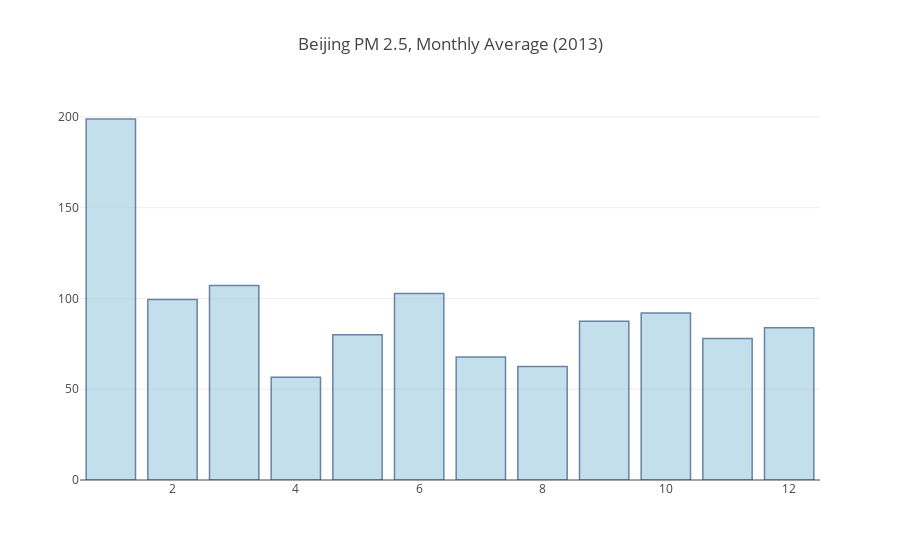

The notebook cell saved with this chart:
### Code cell
pm_bar = [go.Bar(
    x = data_bp['month'],
    y = data_bp['mean'],
    marker=dict(
        color='rgb(158,202,225)',
        line=dict(
            color='rgb(8,48,107)',
            width=1.5),
        ),
    opacity=0.6
)]

layout = go.Layout(
    title= 'Beijing PM 2.5, Monthly Average (2013)'
)

fig = go.Figure(data=pm_bar, layout = layout)

iplot(fig, filename = 'basic-bar')

### Figure 1 — Plotly figure (JSON) as saved in the notebook; plotly's stock layout.template omitted (floating-point values rounded to 4 significant figures)
{"data": [{"marker": {"color": "rgb(158,202,225)", "line": {"color": "rgb(8,48,107)", "width": 1.5}}, "opacity": 0.6, "type": "bar", "x": [1, 2, 3, 4, 5, 6, 7, 8, 9, 10, 11, 12], "y": [198.8, 99.39, 107.1, 56.63, 79.94, 102.8, 67.77, 62.55, 87.43, 91.9, 77.87, 83.87]}], "layout": {"title": "Beijing PM 2.5, Monthly Average (2013)"}}
